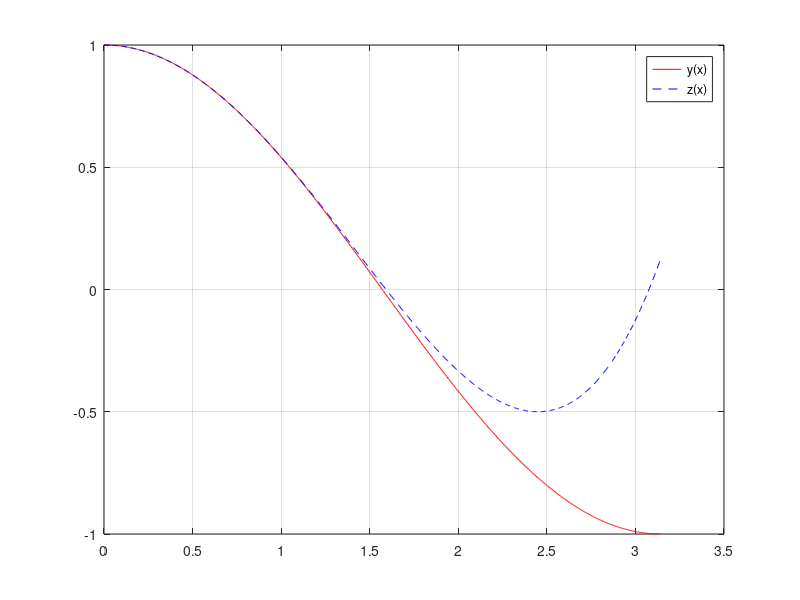

Recreate this plot in MATLAB.
x=linspace(0,pi,1000);
y=cos(x);
z=1-.5*(x.^2)+(1/24)*(x.^4);
plot(x,y,'r-',x,z,'b--')
grid on;
legend ('y(x)','z(x)');